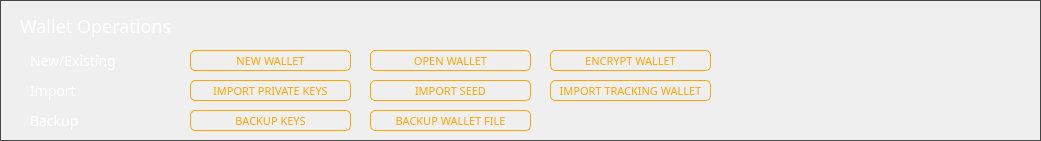
      <widget class="QGroupBox" name="groupBox_13">
       <property name="geometry">
        <rect>
         <x>0</x>
         <y>435</y>
         <width>1041</width>
         <height>141</height>
        </rect>
       </property>
       <property name="styleSheet">
        <string notr="true">border: 1px solid #444;</string>
       </property>
       <property name="title">
        <string/>
       </property>
       <widget class="QLabel" name="label_38">
        <property name="geometry">
         <rect>
          <x>20</x>
          <y>10</y>
          <width>311</width>
          <height>31</height>
         </rect>
        </property>
        <property name="font">
         <font>
          <family>Poppins</family>
          <pointsize>-1</pointsize>
         </font>
        </property>
        <property name="styleSheet">
         <string notr="true">color: #fff; 
font-size: 18px;
font-family: 'Poppins'; border: 0px;</string>
        </property>
        <property name="text">
         <string>Wallet Operations</string>
        </property>
        <property name="alignment">
         <set>Qt::AlignLeading|Qt::AlignLeft|Qt::AlignVCenter</set>
        </property>
       </widget>
       <widget class="QPushButton" name="m_openExistingWalletButton">
        <property name="geometry">
         <rect>
          <x>370</x>
          <y>50</y>
          <width>161</width>
          <height>21</height>
         </rect>
        </property>
        <property name="font">
         <font>
          <family>Poppins</family>
          <pointsize>-1</pointsize>
         </font>
        </property>
        <property name="styleSheet">
         <string notr="true">color: orange;border: 1px solid orange; font-size: 11px; border-radius: 5px;</string>
        </property>
        <property name="text">
         <string>OPEN WALLET</string>
        </property>
       </widget>
       <widget class="QPushButton" name="m_createNewWalletButton">
        <property name="geometry">
         <rect>
          <x>190</x>
          <y>50</y>
          <width>161</width>
          <height>21</height>
         </rect>
        </property>
        <property name="font">
         <font>
          <family>Poppins</family>
          <pointsize>-1</pointsize>
         </font>
        </property>
        <property name="styleSheet">
         <string notr="true">color: orange;border: 1px solid orange; font-size: 11px; border-radius: 5px;</string>
        </property>
        <property name="text">
         <string>NEW WALLET</string>
        </property>
       </widget>
       <widget class="QPushButton" name="m_encryptWalletButton">
        <property name="geometry">
         <rect>
          <x>550</x>
          <y>50</y>
          <width>161</width>
          <height>21</height>
         </rect>
        </property>
        <property name="font">
         <font>
          <family>Poppins</family>
          <pointsize>-1</pointsize>
         </font>
        </property>
        <property name="styleSheet">
         <string notr="true">color: orange;border: 1px solid orange; font-size: 11px; border-radius: 5px;</string>
        </property>
        <property name="text">
         <string>ENCRYPT WALLET</string>
        </property>
       </widget>
       <widget class="QLabel" name="label_39">
        <property name="geometry">
         <rect>
          <x>30</x>
          <y>50</y>
          <width>121</width>
          <height>21</height>
         </rect>
        </property>
        <property name="font">
         <font>
          <family>Poppins</family>
          <pointsize>-1</pointsize>
         </font>
        </property>
        <property name="styleSheet">
         <string notr="true">color: #fff; 
font-size: 14px;
font-family: 'Poppins'; border: 0px;</string>
        </property>
        <property name="text">
         <string>New/Existing</string>
        </property>
        <property name="alignment">
         <set>Qt::AlignLeading|Qt::AlignLeft|Qt::AlignVCenter</set>
        </property>
       </widget>
       <widget class="QLabel" name="label_40">
        <property name="geometry">
         <rect>
          <x>30</x>
          <y>80</y>
          <width>121</width>
          <height>21</height>
         </rect>
        </property>
        <property name="font">
         <font>
          <family>Poppins</family>
          <pointsize>-1</pointsize>
         </font>
        </property>
        <property name="styleSheet">
         <string notr="true">color: #fff; 
font-size: 14px;
font-family: 'Poppins'; border: 0px;</string>
        </property>
        <property name="text">
         <string>Import</string>
        </property>
        <property name="alignment">
         <set>Qt::AlignLeading|Qt::AlignLeft|Qt::AlignVCenter</set>
        </property>
       </widget>
       <widget class="QLabel" name="label_41">
        <property name="geometry">
         <rect>
          <x>30</x>
          <y>110</y>
          <width>121</width>
          <height>21</height>
         </rect>
        </property>
        <property name="font">
         <font>
          <family>Poppins</family>
          <pointsize>-1</pointsize>
         </font>
        </property>
        <property name="styleSheet">
         <string notr="true">color: #fff; 
font-size: 14px;
font-family: 'Poppins'; border: 0px;</string>
        </property>
        <property name="text">
         <string>Backup</string>
        </property>
        <property name="alignment">
         <set>Qt::AlignLeading|Qt::AlignLeft|Qt::AlignVCenter</set>
        </property>
       </widget>
       <widget class="QPushButton" name="m_importTrackingWalletButton">
        <property name="geometry">
         <rect>
          <x>550</x>
          <y>80</y>
          <width>161</width>
          <height>21</height>
         </rect>
        </property>
        <property name="font">
         <font>
          <family>Poppins</family>
          <pointsize>-1</pointsize>
         </font>
        </property>
        <property name="styleSheet">
         <string notr="true">color: orange;border: 1px solid orange; font-size: 11px; border-radius: 5px;</string>
        </property>
        <property name="text">
         <string>IMPORT TRACKING WALLET</string>
        </property>
       </widget>
       <widget class="QPushButton" name="m_backupKeysButton">
        <property name="geometry">
         <rect>
          <x>190</x>
          <y>110</y>
          <width>161</width>
          <height>21</height>
         </rect>
        </property>
        <property name="font">
         <font>
          <family>Poppins</family>
          <pointsize>-1</pointsize>
         </font>
        </property>
        <property name="styleSheet">
         <string notr="true">color: orange;border: 1px solid orange; font-size: 11px; border-radius: 5px;</string>
        </property>
        <property name="text">
         <string>BACKUP KEYS</string>
        </property>
       </widget>
       <widget class="QPushButton" name="m_importSpendKeyButton">
        <property name="geometry">
         <rect>
          <x>190</x>
          <y>80</y>
          <width>161</width>
          <height>21</height>
         </rect>
        </property>
        <property name="font">
         <font>
          <family>Poppins</family>
          <pointsize>-1</pointsize>
         </font>
        </property>
        <property name="styleSheet">
         <string notr="true">color: orange;border: 1px solid orange; font-size: 11px; border-radius: 5px;</string>
        </property>
        <property name="text">
         <string>IMPORT PRIVATE KEYS</string>
        </property>
       </widget>
       <widget class="QPushButton" name="m_backupKeysButton_2">
        <property name="geometry">
         <rect>
          <x>370</x>
          <y>110</y>
          <width>161</width>
          <height>21</height>
         </rect>
        </property>
        <property name="font">
         <font>
          <family>Poppins</family>
          <pointsize>-1</pointsize>
         </font>
        </property>
        <property name="styleSheet">
         <string notr="true">color: orange;border: 1px solid orange; font-size: 11px; border-radius: 5px;</string>
        </property>
        <property name="text">
         <string>BACKUP WALLET FILE</string>
        </property>
       </widget>
       <widget class="QPushButton" name="m_importSeedButton">
        <property name="geometry">
         <rect>
          <x>370</x>
          <y>80</y>
          <width>161</width>
          <height>21</height>
         </rect>
        </property>
        <property name="font">
         <font>
          <family>Poppins</family>
          <pointsize>-1</pointsize>
         </font>
        </property>
        <property name="styleSheet">
         <string notr="true">color: orange;border: 1px solid orange; font-size: 11px; border-radius: 5px;</string>
        </property>
        <property name="text">
         <string>IMPORT SEED</string>
        </property>
       </widget>
      </widget>
